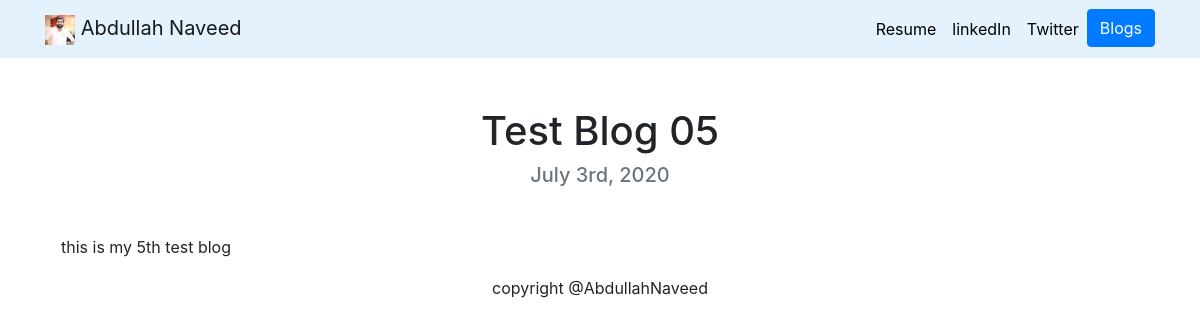
Before: /blog/8/ with the older database file.
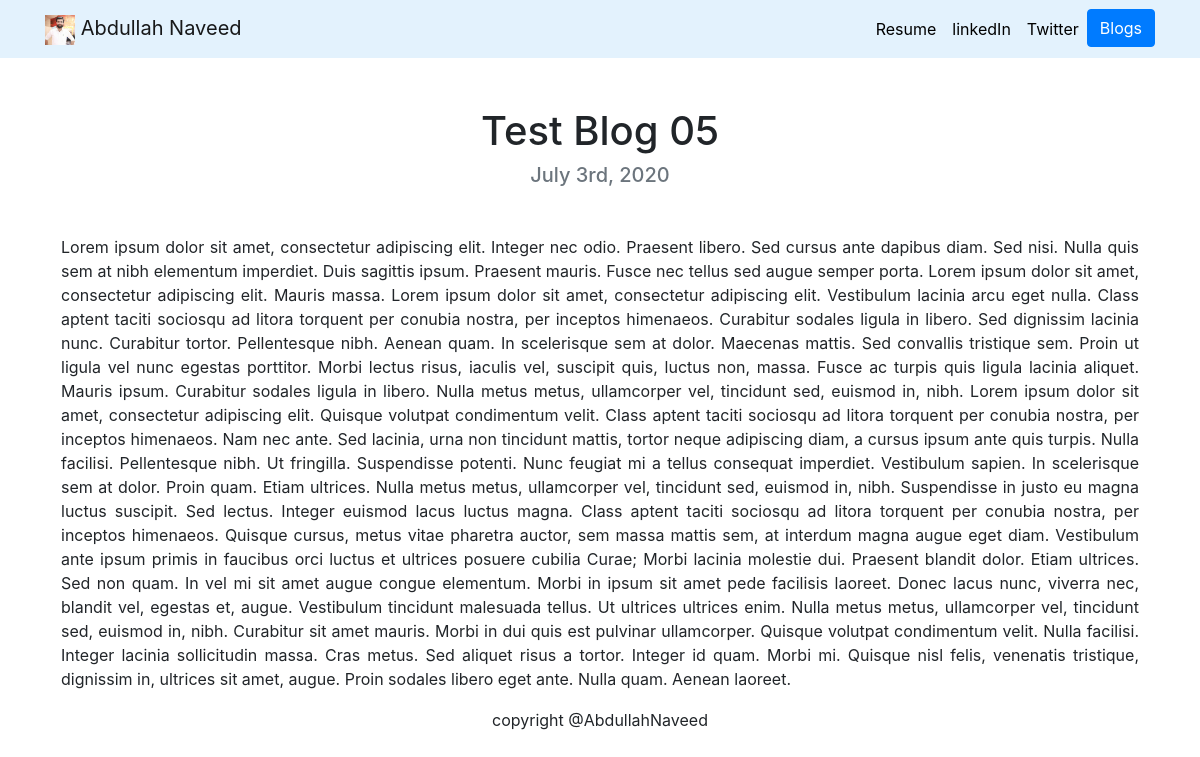
After: the same page with the newer database file.
### blog/models.py (models this page shows, shortened)
class Blogs(models.Model):
    blog_title = models.CharField(max_length=200)
    blog_date = models.DateField(auto_now=False)
    blog_description = models.TextField()

### blog/views.py (the view)
# urls.py: path('<int:blog_id>/', views.details , name='details'),
def details(request, blog_id):
    blog = get_object_or_404(Blogs, pk=blog_id)
    return render(request, 'blog/details.html', {'blog':blog})

### blog/templates/blog/details.html
{% extends 'portfolio/base.html' %}
{% load static %}
{% block data %}
    <div class="container border border-white">
    <h1 class="text-center mt-5" id="blogdetailtitle">
        {{ blog.blog_title }}
    </h1>
    <h5 class="text-center text-muted mb-5">
        {{ blog.blog_date|date:'F jS, Y'}}
    </h5>
    <p class="text-justify">
        {{ blog.blog_description|safe }}
    </p>
    </div>
{% endblock %}

Changed rows visible on the page:
changed Blogs "Test Blog 05": blog_description "this is my 5th test blog" → "Lorem ipsum dolor sit amet, consectetur adipiscing elit. Integer nec odio. Praesent libero. Sed cursus ante dapibus diam. Sed nisi. Nulla quis sem at nibh elementum imperdiet. Duis sagittis ipsum. Praesent mauris. Fusce nec tellus sed augue semper porta. Lorem ipsum dolor sit amet, consectetur adipiscing elit. Mauris massa. Lorem ipsum dolor sit amet, consectetur adipiscing elit. Vestibulum lacinia arcu eget nulla. Class aptent taciti sociosqu ad litora torquent per conubia nostra, per inceptos himenaeos. Curabitur sodales ligula in libero. Sed dignissim lacinia nunc. Curabitur tortor. Pellentesque nibh. Aenean quam. In scelerisque sem at dolor. Maecenas mattis. Sed convallis tristique sem.…"
